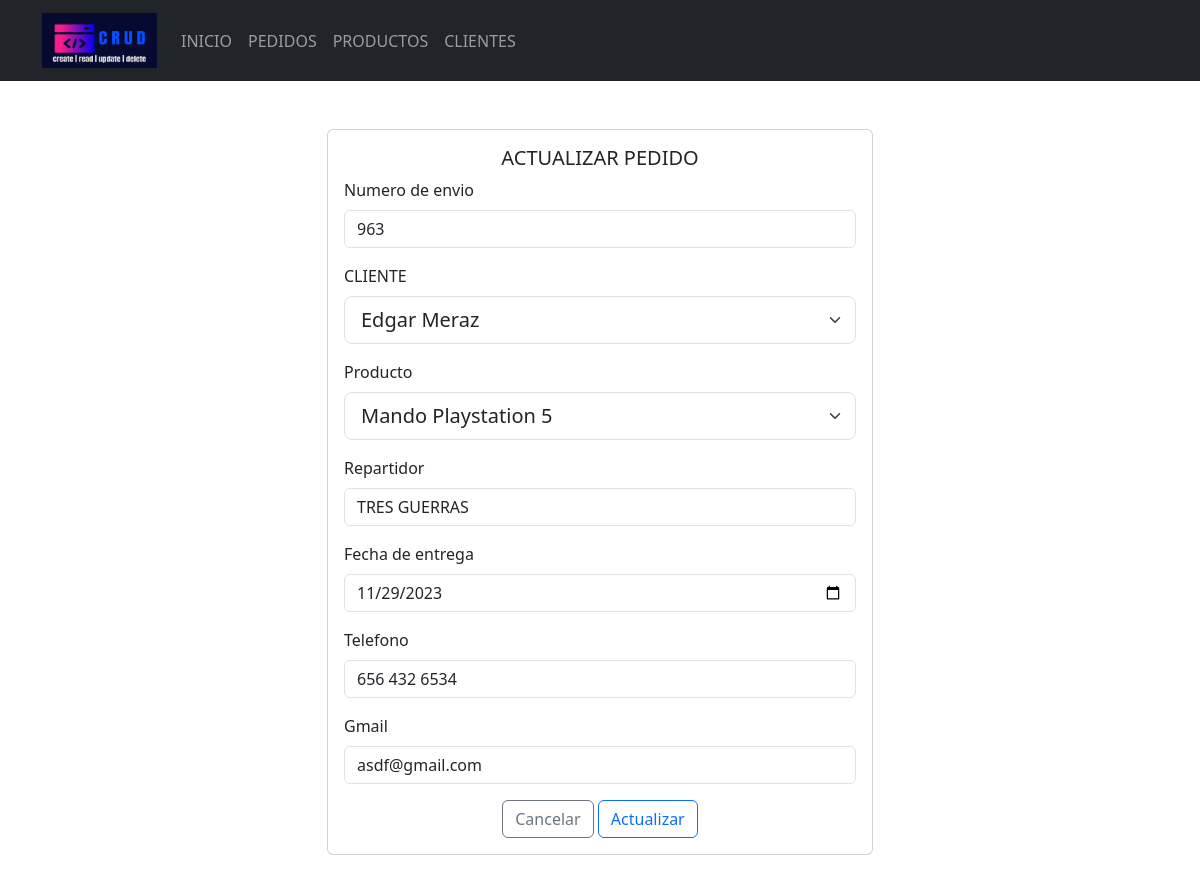
The app's page /Formularios/productos/actualizar.php?Id=1 with its own data.
### tables this page shows
CREATE TABLE `pedido` (
  `id_pedido` int(10) NOT NULL,
  `id_producto` int(10) NOT NULL,
  `id_cliente` int(10) NOT NULL,
  `fecha_entrega` date NOT NULL,
  `repartidor` varchar(100) NOT NULL,
  `telefono` varchar(100) NOT NULL,
  `num_envio` int(10) NOT NULL,
  `gmail` varchar(100) NOT NULL
);

CREATE TABLE `cliente` (
  `id_cliente` int(10) NOT NULL,
  `nom_cliente` varchar(100) NOT NULL,
  `tipo_tarjeta` varchar(100) NOT NULL,
  `pago` decimal(10,2) NOT NULL,
  `calle` varchar(100) NOT NULL,
  `ciudad` varchar(200) NOT NULL,
  `pais` varchar(100) NOT NULL,
  `num_exterior` int(4) NOT NULL
);

CREATE TABLE `productos` (
  `id_producto` int(10) NOT NULL,
  `nom_producto` varchar(100) NOT NULL,
  `descripcion` varchar(100) NOT NULL,
  `desarolladora` varchar(100) NOT NULL,
  `fecha_salida` date NOT NULL,
  `edi_fisicas` int(10) NOT NULL,
  `tip_prod` varchar(100) NOT NULL,
  `precio` decimal(10,2) NOT NULL
);

### Formularios/productos/actualizar.php (the view, shortened to what this page needs)
<!doctype html>
<html lang="es">
<head>
    <link rel="stylesheet" href="<?php echo base_url; ?>css/bootstrap.min.css">
</head>
<body>
    <header>
        <nav class="navbar navbar-expand-lg bg-dark" data-bs-theme="dark">
            <div class="container">
                <a class="navbar-brand" href="<?php echo base_url; ?>">
                    <img src="<?php echo base_url; ?>img/logo.png" alt="logo" height="55" width="115">
                </a>
                <div class="collapse navbar-collapse" id="mi-menu">
                    <ul class="navbar-nav">
                        <li class="nav-item">
                            <a class="nav-link" href="<?php echo base_url; ?>">INICIO</a>
                        </li>
                        <li class="nav-item">
                            <a class="nav-link" href="<?php echo base_url; ?>Formularios/productos/index.php">PEDIDOS</a>
                        </li>
                        <li class="nav-item">
                            <a class="nav-link" href="<?php echo base_url; ?>Formularios/categorias/index.php">PRODUCTOS</a>
                        </li>
                        <li class="nav-item">
                            <a class="nav-link" href="<?php echo base_url; ?>Formularios/marcas/index.php">CLIENTES</a>
                        </li>
                    </ul>
                </div>
            </div>
        </nav>
    </header>
    <div class="container mt-5 mb-5">
        <div class="row justify-content-center">
            <div class="col-md-6">
                <div class="card">
                    <div class="card-body">
                        <h5 class="card-title text-center">ACTUALIZAR PEDIDO</h5>
                        <form action="../../CRUDP/editarDatos.php" method="post">
                            <?php
                            include_once("../../config/conexion.php");
                            $sql = "SELECT * FROM pedido WHERE id_pedido =" . $_REQUEST['Id'];
                            $resultado = $conexion->query($sql);
                            $row = $resultado->fetch_assoc();
                            ?>
                            <div class="mb-3">
                                <label for="num_envio" class="form-label">Numero de envio</label>
                                <input type="text" class="form-control" id="num_envio" name="num_envio" placeholder="Numero de envio" value="<?php echo $row['num_envio'] ?>">
                            </div>
                            <div class="mb-3">
                                <label for="marcasU" class="form-label">CLIENTE</label>
                                <select class="form-select form-select-lg" name="cliente" id="cliente">
                                    <?php
                                    include_once("../../config/conexion.php");
                                    $sql3 = "SELECT * FROM cliente WHERE id_cliente=" . $row['id_cliente'];
                                    $resultado3 = $conexion->query($sql3);
                                    $row3 = $resultado3->fetch_assoc();
                                    echo "<option selected value='" . $row3['id_cliente'] . "'>" . $row3['nom_cliente'] . "</option>";
                                    ?>
                                </select>
                            </div>
                            <div class="mb-3">
                                <label for="marcasU" class="form-label">Producto</label>
                                <select class="form-select form-select-lg" name="producto" id="producto">
                                    <?php
                                    include_once("../../config/conexion.php");
                                    $sql3 = "SELECT * FROM productos WHERE id_producto=" . $row['id_producto'];
                                    $resultado3 = $conexion->query($sql3);
                                    $row1 = $resultado3->fetch_assoc();
                                    echo "<option selected value='" . $row1['id_producto'] . "'>" . $row1['nom_producto'] . "</option>";
                                    ?>
                                </select>
                            </div>
                            <div class="mb-3">
                                <label for="repartidor" class="form-label">Repartidor</label>
                                <input type="text" class="form-control" id="repartidor" name="repartidor" placeholder="Nombre del repartidor" value="<?php echo $row['repartidor'] ?>">
                            </div>
                            <div class="mb-3">
                                <label for="fecha_entrega" class="form-label">Fecha de entrega</label>
                                <input type="date" class="form-control" name="fecha_entrega" id="fecha_entrega" placeholder="Fecha de entrega" value="<?php echo $row['fecha_entrega'] ?>">
                            </div>
                            <div class="mb-3">
                                <label for="telefono" class="form-label">Telefono</label>
                                <input type="text" class="form-control" name="telefono" id="telefono" placeholder="telefono" value="<?php echo $row['telefono'] ?>">
                            </div>
                            <div class="mb-3">
                                <label for="gmail" class="form-label">Gmail</label>
                                <input type="text" class="form-control" name="gmail" id="gmail" placeholder="gmail" value="<?php echo $row['gmail'] ?>">
                            </div>
                            <div class="text-center">
                                <a href="../productos/index.php" type="submit" class="btn btn-outline-secondary">Cancelar</a>
                                <button type="submit" class="btn btn-outline-primary">Actualizar</button>
                            </div>
                        </form>
                    </div>
                </div>
            </div>
        </div>
    </div>
</body>
</html>

### records on screen
pedido: num_envio "963", repartidor "TRES GUERRAS", fecha_entrega "11/29/2023", telefono "656 432 6534", gmail "asdf@gmail.com"
cliente: cliente "Edgar Meraz"
productos: producto "Mando Playstation 5"
